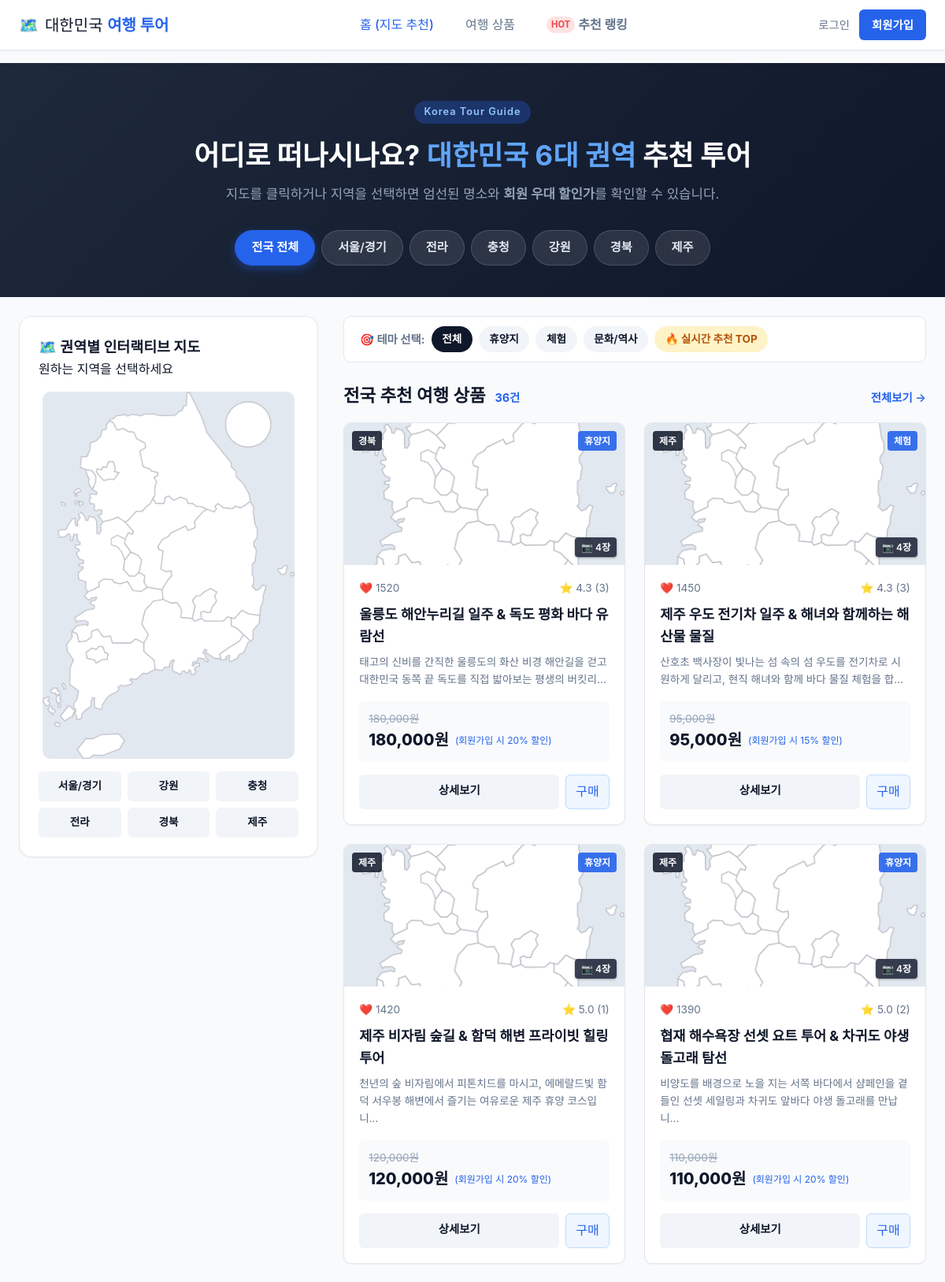
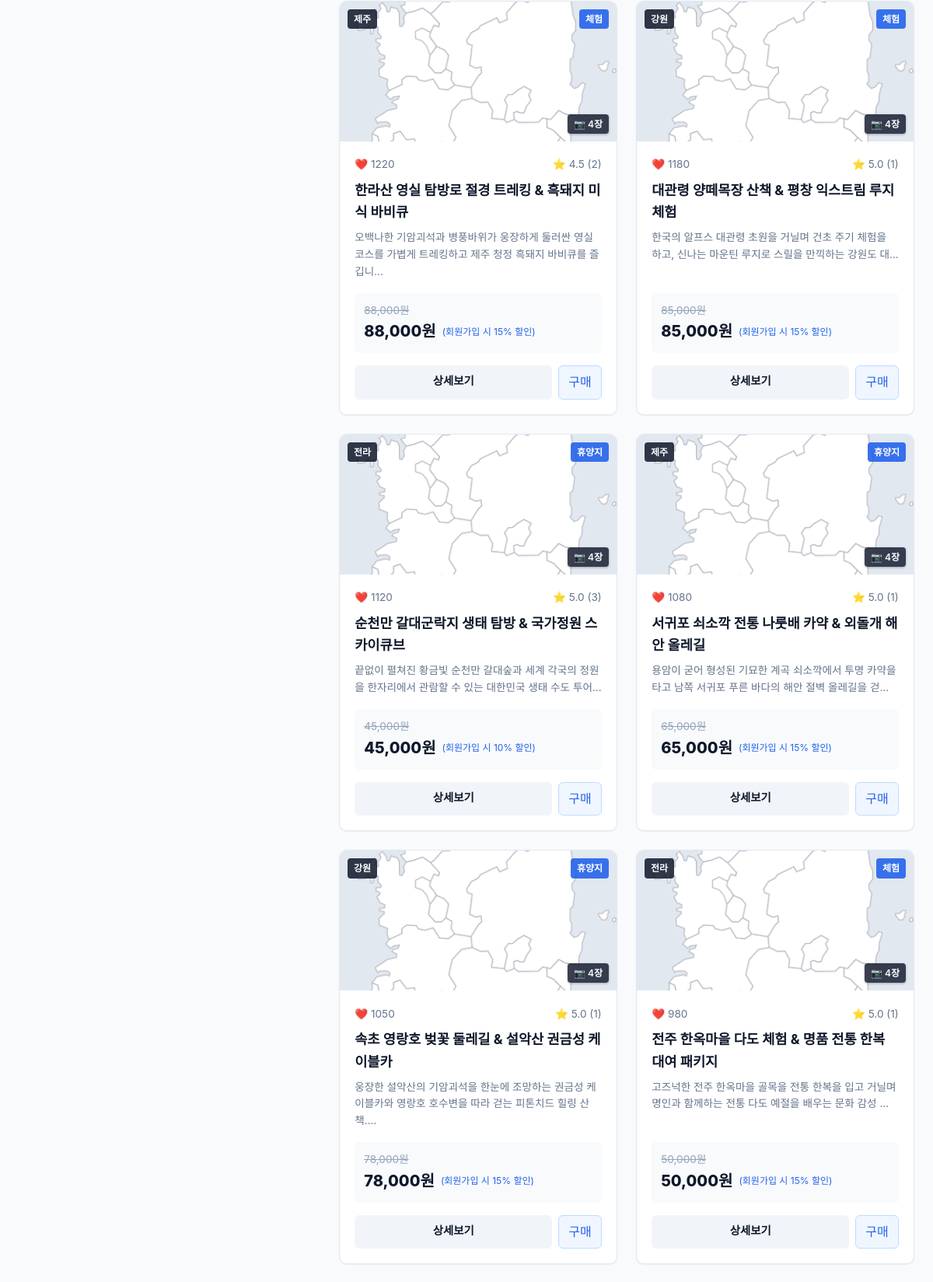
The page / (upper part) on the database its author committed (2 pictures, top to bottom).
### models/tour.py (models this page shows, shortened)
class Theme(db.Model):
    __tablename__ = 'themes'
    id = db.Column(db.Integer, primary_key=True)
    code = db.Column(db.String(50), unique=True, nullable=False) # e.g. RESORT, EXPERIENCE
    name = db.Column(db.String(50), unique=True, nullable=False) # '휴양지', '체험'
    description = db.Column(db.String(200), nullable=True)
    is_active = db.Column(db.Boolean, default=True)
    products = db.relationship('TourProduct', backref='theme', lazy='dynamic')

class TourProduct(db.Model):
    __tablename__ = 'tour_products'
    id = db.Column(db.Integer, primary_key=True)
    name = db.Column(db.String(150), nullable=False, index=True)
    description = db.Column(db.Text, nullable=False)
    region = db.Column(db.String(50), nullable=False, index=True) # 6개 지역
    theme_id = db.Column(db.Integer, db.ForeignKey('themes.id'), nullable=False)
    original_price = db.Column(db.Integer, nullable=False)
    member_discount_rate = db.Column(db.Float, default=0.15) # 회원 15% 기본 할인
    recommendation_count = db.Column(db.Integer, default=0, index=True) # 누적 추천수
    image_url = db.Column(db.String(255), default='/static/img/default-tour.jpg')
    image_urls = db.Column(db.Text, nullable=True) # JSON 문자열 형태의 3~4개 이상 이미지 URL 목록
    created_at = db.Column(db.DateTime, default=lambda: datetime.now(timezone.utc))
    reviews = db.relationship('Review', backref='product', lazy='dynamic', cascade='all, delete-orphan')
    likes = db.relationship('ProductLike', backref='product', lazy='dynamic', cascade='all, delete-orphan')
    order_items = db.relationship('OrderItem', backref='product', lazy='dynamic')
    cart_items = db.relationship('CartItem', backref='product', lazy='dynamic')
    def get_discounted_price(self, is_member=False):
        if is_member:
            return int(self.original_price * (1 - self.member_discount_rate))
        return self.original_price
    def get_average_rating(self):
        review_list = self.reviews.all()
        if not review_list:
            return 0.0
        return round(sum(r.rating for r in review_list) / len(review_list), 1)
    def get_image_list(self):
        if self.image_urls:
            try:
                import json
                urls = json.loads(self.image_urls)
                if isinstance(urls, list) and len(urls) > 0:
                    return urls
            except Exception:
                urls = [u.strip() for u in self.image_urls.splitlines() if u.strip()]
                if urls:
                    return urls
        if self.image_url:
            return [self.image_url]
        return ['/static/img/default-tour.jpg']

### models/review.py (models this page shows, shortened)
class Review(db.Model):
    __tablename__ = 'reviews'
    id = db.Column(db.Integer, primary_key=True)
    user_id = db.Column(db.Integer, db.ForeignKey('users.id', ondelete='CASCADE'), nullable=False)
    product_id = db.Column(db.Integer, db.ForeignKey('tour_products.id', ondelete='CASCADE'), nullable=False)
    title = db.Column(db.String(150), nullable=False)
    content = db.Column(db.Text, nullable=False)
    rating = db.Column(db.Integer, default=5, nullable=False) # 1~5
    created_at = db.Column(db.DateTime, default=lambda: datetime.now(timezone.utc))
    updated_at = db.Column(db.DateTime, default=lambda: datetime.now(timezone.utc), onupdate=lambda: datetime.now(timezone.utc))

### views/main_views.py (the view)
@main_bp.route('/')
def index():
    selected_region = request.args.get('region')
    selected_theme = request.args.get('theme')
    query = TourProduct.query
    if selected_region and selected_region in RegionEnum.get_display_names():
        query = query.filter_by(region=selected_region)
    if selected_theme:
        query = query.join(Theme).filter(Theme.code == selected_theme)
    products = query.order_by(TourProduct.recommendation_count.desc()).all()
    themes = Theme.query.filter_by(is_active=True).all()
    regions = RegionEnum.get_display_names()
    top_picks = TourProduct.query.order_by(TourProduct.recommendation_count.desc()).limit(3).all()
    return render_template(
        'index.html',
        products=products,
        themes=themes,
        regions=regions,
        selected_region=selected_region,
        selected_theme=selected_theme,
        top_picks=top_picks
    )

### app.py (called while the page is built)
def create_app(config_class=Config):
    app = Flask(__name__, static_folder='static', template_folder='templates')
    app.config.from_object(config_class)
    db.init_app(app)
    login_manager.init_app(app)
    csrf.init_app(app)
    register_blueprints(app)
    @app.context_processor
    def inject_cart_count():
        from flask_login import current_user
        if current_user.is_authenticated and current_user.cart:
            return {'cart_count': current_user.cart.get_total_count()}
        return {'cart_count': 0}
    @app.errorhandler(404)
    def not_found_error(error):
        return render_template('base.html'), 404
    @app.errorhandler(500)
    def internal_error(error):
        db.session.rollback()
        return render_template('base.html'), 500
    with app.app_context():
        db.create_all()
    return app

### models/tour.py (called while the page is built)
    @classmethod
    def get_display_names(cls):
        return [r.value for r in cls]

### templates/index.html (shortened to what this page needs)
{% extends "base.html" %}
{% block content %}
<div class="hero-section">
  <div class="hero-content">
    <span class="sub-badge">Korea Tour Guide</span>
    <h1>어디로 떠나시나요? <strong>대한민국 6대 권역</strong> 추천 투어</h1>
    <p class="hero-desc">지도를 클릭하거나 지역을 선택하면 엄선된 명소와 <strong>회원 우대 할인가</strong>를 확인할 수 있습니다.</p>
  </div>
  <div class="region-tabs-wrapper">
    <a href="{{ url_for('main.index') }}" class="tab-btn {% if not selected_region %}active{% endif %}">전국 전체</a>
    {% for r in regions %}
      <a href="{{ url_for('main.index', region=r, theme=selected_theme) }}"
         class="tab-btn {% if selected_region == r %}active{% endif %}">
        {{ r }}
      </a>
    {% endfor %}
  </div>
</div>
<div class="container layout-split">
  <div class="map-panel">
    <div class="card-header-clean">
      <h3>🗺️ 권역별 인터랙티브 지도</h3>
      <span class="text-muted">원하는 지역을 선택하세요</span>
    </div>
    <div class="map-stage-box">
      <div class="map-wrapper" id="mapWrapper">
        <img src="{{ url_for('static', filename='img/map-backdrop.png') }}" alt="전국 기본 지도" class="map-base">
      </div>
      <div class="map-quick-buttons">
        <a href="{{ url_for('main.index', region='서울/경기') }}" class="quick-chip {% if selected_region == '서울/경기' %}active{% endif %}">서울/경기</a>
        <a href="{{ url_for('main.index', region='강원') }}" class="quick-chip {% if selected_region == '강원' %}active{% endif %}">강원</a>
        <a href="{{ url_for('main.index', region='충청') }}" class="quick-chip {% if selected_region == '충청' %}active{% endif %}">충청</a>
        <a href="{{ url_for('main.index', region='전라') }}" class="quick-chip {% if selected_region == '전라' %}active{% endif %}">전라</a>
        <a href="{{ url_for('main.index', region='경북') }}" class="quick-chip {% if selected_region == '경북' %}active{% endif %}">경북</a>
        <a href="{{ url_for('main.index', region='제주') }}" class="quick-chip {% if selected_region == '제주' %}active{% endif %}">제주</a>
      </div>
    </div>
  </div>
  <div class="products-panel">
    <div class="theme-filter-bar">
      <span class="filter-title">🎯 테마 선택:</span>
      <a href="{{ url_for('main.index', region=selected_region) }}" class="theme-chip {% if not selected_theme %}active{% endif %}">전체</a>
      {% for t in themes %}
        <a href="{{ url_for('main.index', region=selected_region, theme=t.code) }}"
           class="theme-chip {% if selected_theme == t.code %}active{% endif %}">
          {{ t.name }}
        </a>
      {% endfor %}
      <a href="{{ url_for('product.popular') }}" class="theme-chip highlight-chip">🔥 실시간 추천 TOP</a>
    </div>
    <div class="section-title-wrap">
      <h2>
        {% if selected_region %}[{{ selected_region }}]{% else %}전국{% endif %}
        추천 여행 상품
        <span class="count-badge">{{ products|length }}건</span>
      </h2>
      <a href="{{ url_for('product.list_products') }}" class="link-more">전체보기 &rarr;</a>
    </div>
    {% if products %}
      <div class="product-grid">
        {% for p in products %}
          <div class="product-card">
            <div class="card-thumb-wrap">
              <img src="{{ p.image_url }}" alt="{{ p.name }}" class="card-thumb" onerror="this.src='/static/img/default-tour.jpg'">
              <span class="badge-region">{{ p.region }}</span>
              <span class="badge-theme">{{ p.theme.name }}</span>
              {% if p.get_image_list()|length > 1 %}
                <span class="badge-photos">📷 {{ p.get_image_list()|length }}장</span>
              {% endif %}
            </div>
            <div class="card-body">
              <div class="card-meta">
                <span class="like-stat">❤️ {{ p.recommendation_count }}</span>
                <span class="rating-stat">⭐ {{ p.get_average_rating() }} ({{ p.reviews.count() }})</span>
              </div>
              <h3 class="card-title">
                <a href="{{ url_for('product.detail', product_id=p.id) }}">{{ p.name }}</a>
              </h3>
              <p class="card-desc">{{ p.description[:60] }}...</p>
              <div class="pricing-box">
                <span class="original-price">{{ "{:,}".format(p.original_price) }}원</span>
                <div class="final-price-wrap">
                  <span class="final-price">{{ "{:,}".format(p.get_discounted_price(current_user.is_authenticated)) }}원</span>
                  {% if current_user.is_authenticated %}
                    <span class="discount-badge">회원 {{ (p.member_discount_rate * 100)|int }}% 할인</span>
                  {% else %}
                    <span class="guest-notice">(회원가입 시 {{ (p.member_discount_rate * 100)|int }}% 할인)</span>
                  {% endif %}
                </div>
              </div>
              <div class="card-actions">
                <a href="{{ url_for('product.detail', product_id=p.id) }}" class="btn-detail">상세보기</a>
                {% if current_user.is_authenticated %}
                  <form action="{{ url_for('cart.add_to_cart') }}" method="POST" class="inline-form">
                    <input type="hidden" name="csrf_token" value="{{ csrf_token() }}">
                    <input type="hidden" name="product_id" value="{{ p.id }}">
                    <input type="hidden" name="quantity" value="1">
                    <button type="submit" class="btn-cart-sm" title="장바구니 담기">🛒</button>
                  </form>
                {% else %}
                  <a href="{{ url_for('order.checkout', product_id=p.id, quantity=1) }}" class="btn-cart-sm" title="비회원 바로 구매">구매</a>
                {% endif %}
              </div>
            </div>
          </div>
        {% endfor %}
      </div>
    {% else %}
      <div class="empty-state">
        <span class="empty-icon">🏖️</span>
        <p>선택하신 조건에 해당하는 관광 여행 상품이 없습니다.</p>
        <a href="{{ url_for('main.index') }}" class="btn-outline">전체 상품 보기</a>
      </div>
    {% endif %}
  </div>
</div>
{% endblock %}

### rows shown on the page
Theme: name "휴양지"
Theme: name "체험"
Theme: name "문화/역사"
TourProduct: region "경북", theme.name "휴양지", get_image_list|length "4", recommendation_count "1520", get_average_rating "4.3", reviews.count "3", name "울릉도 해안누리길 일주 & 독도 평화 바다 유람선", description "태고의 신비를 간직한 울릉도의 화산 비경 해안길을 걷고 대한민국 동쪽 끝 독도를 직접 밟아보는 평생의 버킷리", original_price "180,000", get_discounted_price "180,000", (p.member_discount_rate*100)|int "20"
TourProduct: region "제주", theme.name "체험", get_image_list|length "4", recommendation_count "1450", get_average_rating "4.3", reviews.count "3", name "제주 우도 전기차 일주 & 해녀와 함께하는 해산물 물질", description "산호초 백사장이 빛나는 섬 속의 섬 우도를 전기차로 시원하게 달리고, 현직 해녀와 함께 바다 물질 체험을 합", original_price "95,000", get_discounted_price "95,000", (p.member_discount_rate*100)|int "15"
TourProduct: region "제주", theme.name "휴양지", get_image_list|length "4", recommendation_count "1420", get_average_rating "5.0", reviews.count "1", name "제주 비자림 숲길 & 함덕 해변 프라이빗 힐링 투어", description "천년의 숲 비자림에서 피톤치드를 마시고, 에메랄드빛 함덕 서우봉 해변에서 즐기는 여유로운 제주 휴양 코스입니", original_price "120,000", get_discounted_price "120,000", (p.member_discount_rate*100)|int "20"
TourProduct: region "제주", theme.name "휴양지", get_image_list|length "4", recommendation_count "1390", get_average_rating "5.0", reviews.count "2", name "협재 해수욕장 선셋 요트 투어 & 차귀도 야생 돌고래 탐선", description "비양도를 배경으로 노을 지는 서쪽 바다에서 샴페인을 곁들인 선셋 세일링과 차귀도 앞바다 야생 돌고래를 만납니", original_price "110,000", get_discounted_price "110,000", (p.member_discount_rate*100)|int "20"
TourProduct: region "제주", theme.name "체험", get_image_list|length "4", recommendation_count "1220", get_average_rating "4.5", reviews.count "2", name "한라산 영실 탐방로 절경 트레킹 & 흑돼지 미식 바비큐", description "오백나한 기암괴석과 병풍바위가 웅장하게 둘러싼 영실코스를 가볍게 트레킹하고 제주 청정 흑돼지 바비큐를 즐깁니", original_price "88,000", get_discounted_price "88,000", (p.member_discount_rate*100)|int "15"
TourProduct: region "강원", theme.name "체험", get_image_list|length "4", recommendation_count "1180", get_average_rating "5.0", reviews.count "1", name "대관령 양떼목장 산책 & 평창 익스트림 루지 체험", description "한국의 알프스 대관령 초원을 거닐며 건초 주기 체험을 하고, 신나는 마운틴 루지로 스릴을 만끽하는 강원도 대", original_price "85,000", get_discounted_price "85,000", (p.member_discount_rate*100)|int "15"
TourProduct: region "전라", theme.name "휴양지", get_image_list|length "4", recommendation_count "1120", get_average_rating "5.0", reviews.count "3", name "순천만 갈대군락지 생태 탐방 & 국가정원 스카이큐브", description "끝없이 펼쳐진 황금빛 순천만 갈대숲과 세계 각국의 정원을 한자리에서 관람할 수 있는 대한민국 생태 수도 투어", original_price "45,000", get_discounted_price "45,000", (p.member_discount_rate*100)|int "10"
TourProduct: region "제주", theme.name "휴양지", get_image_list|length "4", recommendation_count "1080", get_average_rating "5.0", reviews.count "1", name "서귀포 쇠소깍 전통 나룻배 카약 & 외돌개 해안 올레길", description "용암이 굳어 형성된 기묘한 계곡 쇠소깍에서 투명 카약을 타고 남쪽 서귀포 푸른 바다의 해안 절벽 올레길을 걷", original_price "65,000", get_discounted_price "65,000", (p.member_discount_rate*100)|int "15"
TourProduct: region "강원", theme.name "휴양지", get_image_list|length "4", recommendation_count "1050", get_average_rating "5.0", reviews.count "1", name "속초 영랑호 벚꽃 둘레길 & 설악산 권금성 케이블카", description "웅장한 설악산의 기암괴석을 한눈에 조망하는 권금성 케이블카와 영랑호 호수변을 따라 걷는 피톤치드 힐링 산책.", original_price "78,000", get_discounted_price "78,000", (p.member_discount_rate*100)|int "15"
TourProduct: region "전라", theme.name "체험", get_image_list|length "4", recommendation_count "980", get_average_rating "5.0", reviews.count "1", name "전주 한옥마을 다도 체험 & 명품 전통 한복 대여 패키지", description "고즈넉한 전주 한옥마을 골목을 전통 한복을 입고 거닐며 명인과 함께하는 전통 다도 예절을 배우는 문화 감성", original_price "50,000", get_discounted_price "50,000", (p.member_discount_rate*100)|int "15"

### other values the page prints
{{ r }} "서울/경기" "전라" "충청" "강원" "경북" "제주"
{{ products|length }} "36"
